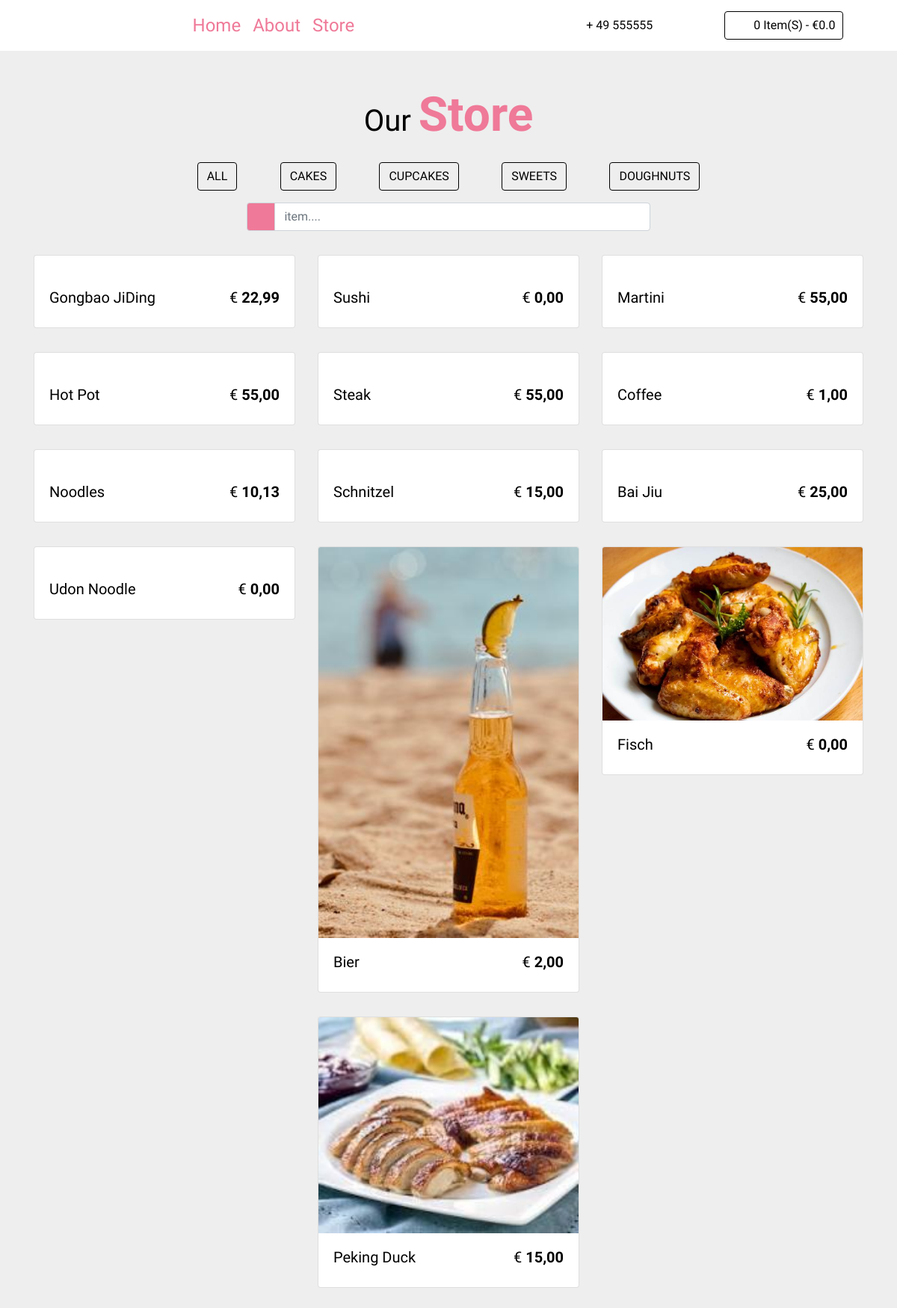
The page /takeaway/frontviews on the database its author committed.
### app/models.py (models this page shows, shortened)
class Food(db.Model):
    id = db.Column(db.Integer, primary_key=True, index=True, unique=True)
    name = db.Column(db.String(100), unique=False, nullable=False)
    category = db.Column(db.String(100), unique=False, nullable=False)
    class_name = db.Column(db.String(100))
    description = db.Column(db.String(200), unique=False, nullable=False)
    price_gross = db.Column(db.Float(2), nullable=False)
    price_net_out = db.Column(db.Float(2), nullable=False)
    price_net_in = db.Column(db.Float(2), nullable=False)
    eat_manner = db.Column(db.String(100))
    image = db.Column(db.String(100), nullable=False)
    container = db.Column(db.String(300))
    inUse = db.Column(db.Boolean, default=True)
    cn_description = db.Column(db.String(500))

### app/routes.py (the view)
@app.route("/takeaway/frontviews")
def food_frontview():
    dishes = Food.query.filter(Food.inUse == True).all()
    categories = set([dish.category for dish in dishes])
    context =dict(dishes=dishes,
                  categories=categories,
                  title='Xstar Takeout Food',
                  tel="+ 49 555555",
                  formatter=formatter)
    return render_template('foodfrontview.html', **context)

### app/utilities.py (called while the page is built)
def formatter(number):
    if number == 0:
        number = '{:.2f}'.format(round(number, 2))
        number = number.replace(".", ",")
        return number
    number = format_decimal(round(float(number), 2), locale="de_DE")
    if len(number.split(",")) == 1:
        number = number + ",00"
        return number
    if len(number.split(",")[1]) == 1:
        number = number + "0"
        return number
    return number

### app/templates/foodfrontview.html (shortened to what this page needs)
<!DOCTYPE html>
<html lang="en">
<head>
  <link rel="stylesheet" href="{{ url_for('static', filename='css/bootstrap.min.css') }}">
  <link rel="stylesheet" href="{{ url_for('static', filename='front_end_css/style.css') }}">
  <link rel="stylesheet" href="{{ url_for('static', filename='fontawesome-free/css/all.css') }}">
</head>
<body>
  <header>
    <nav class="navbar navbar-expand-lg px-4">
      <div class="collapse navbar-collapse" id="myNav">
        <ul class="navbar-nav mx-auto text-capitalize">
          <li class="nav-item active">
            <a class="nav-link" href="#">home</a>
          </li>
          <li class="nav-item">
            <a class="nav-link " href="#">about</a>
          </li>
          <li class="nav-item">
            <a class="nav-link" href="#">store</a>
          </li>
        </ul>
        <div class="nav-info-items d-none d-lg-flex ">
          <div class="nav-info align-items-center d-flex justify-content-between mx-lg-5">
            <span class="info-icon mx-lg-3"><i class="fas fa-phone"></i></span>
            <p class="mb-0">{{ tel }}</p>
          </div>
          <div id="cart-info" class="nav-info align-items-center cart-info d-flex justify-content-between mx-lg-5">
            <span class="cart-info__icon mr-lg-3"><i class="fas fa-shopping-cart"></i></span>
            <p class="mb-0 text-capitalize"><span id="item-count">0</span> item(s) - €<span class="item-total">0.0</span></p>
          </div>
        </div>
      </div>
    </nav>
  </header>
  <section id="store" class="store py-5">
    <div class="container">
      <div class="row">
        <div class="col-10 mx-auto col-sm-6 text-center">
          <h1 class="text-capitalize">our <strong class="banner-title ">store</strong></h1>
        </div>
      </div>
      <div class="row">
        <div class=" col-lg-8 mx-auto d-flex justify-content-around my-2 sortBtn flex-wrap">
          <a href="#" class="btn btn-outline-secondary btn-black text-uppercase filter-btn m-2" data-filter="all"> all</a>
          <a href="#" class="btn btn-outline-secondary btn-black text-uppercase filter-btn m-2" data-filter="cakes">cakes</a>
          <a href="#" class="btn btn-outline-secondary btn-black text-uppercase filter-btn m-2" data-filter="cupcakes">cupcakes</a>
          <a href="#" class="btn btn-outline-secondary btn-black text-uppercase filter-btn m-2" data-filter="sweets">sweets</a>
          <a href="#" class="btn btn-outline-secondary btn-black text-uppercase filter-btn m-2" data-filter="doughnuts">doughnuts</a>
        </div>
      </div>
      <div class="row">
        <div class="col-10 mx-auto col-md-6">
          <form>
            <div class="input-group mb-3">
              <div class="input-group-prepend ">
                <span class="input-group-text search-box" id="search-icon"><i class="fas fa-search"></i></span>
              </div>
              <input type="text" class="form-control" placeholder='item....' id="search-item">
            </div>
          </form>
        </div>
      </div>
      <div class="row" class="store-items" id="store-items">
        {% for dish in dishes %}
        <div class="col-10 col-sm-6 col-lg-4 mx-auto my-3 store-item sweets" data-item="sweets" id={{ dish.id }}>
          <div class="card ">
            <div class="img-container">
              <img src="{{ url_for('static', filename='img/' + dish.image)}}" class="card-img-top store-img" alt="">
            </div>
            <div class="card-body">
              <div class="card-text d-flex justify-content-between text-capitalize">
                <h5 id="store-item-name">{{ dish.name }}</h5>
                <h5 class="store-item-value">€ <strong id="store-item-price" class="font-weight-bold">{{ formatter(dish.price_gross)  }}</strong></h5>
              </div>
            </div>
          </div>
        </div>
        {% endfor %}
      </div>
  </section>
</body>
</html>

### app/static/front_end_css/style.css (style rules this page uses)
:root { --mainPink: #ef7998; --mainYellow: rgb(249, 228, 148); --mainWhite: #fff; --mainBlack: #000; --yellowTrans: rgba(249, 228, 148, 0.5); --mainGrey: rgb(238, 238, 238); }
body { font-family: "Kaushan Script", cursive; background: var(--mainWhite); color: var(--mainBlack); }
.nav-link { color: var(--mainPink); font-size: 1.5rem; transition: all 0.5s ease-in-out; }
.cart-info__icon { color: var(--mainBlack); cursor: pointer; }
.cart-info { border: 0.1rem solid var(--mainBlack); color: var(--mainBlack); border-radius: 0.25rem; padding: 0.4rem 0.6rem; cursor: pointer; }
.banner-title { color: var(--mainPink); font-size: 4rem; }
.btn-black { color: var(--mainBlack) !important; border-color: var(--mainBlack) !important; }
.store { background: var(--mainGrey); }
.img-container { position: relative; overflow: hidden; cursor: pointer; }
.store-img { transition: all 1s ease-in-out; }
.store-item-value { color: --mainYellow; }
.search-box { background: var(--mainPink); color: var(--mainBlack); }

### rows shown on the page
Food: name "Gongbao JiDing", price_gross "22,99"
Food: name "Sushi", price_gross "0,00"
Food: name "Martini", price_gross "55,00"
Food: name "Hot Pot", price_gross "55,00"
Food: name "Steak", price_gross "55,00"
Food: name "Coffee", price_gross "1,00"
Food: name "Noodles", price_gross "10,13"
Food: name "Schnitzel", price_gross "15,00"
Food: name "Bai Jiu", price_gross "25,00"
Food: name "Udon Noodle", price_gross "0,00"
Food: image (picture), name "Bier", price_gross "2,00"
Food: image (picture), name "Fisch", price_gross "0,00"
Food: image (picture), name "Peking Duck", price_gross "15,00"

### other values the page prints
{{ tel }} "+ 49 555555"
